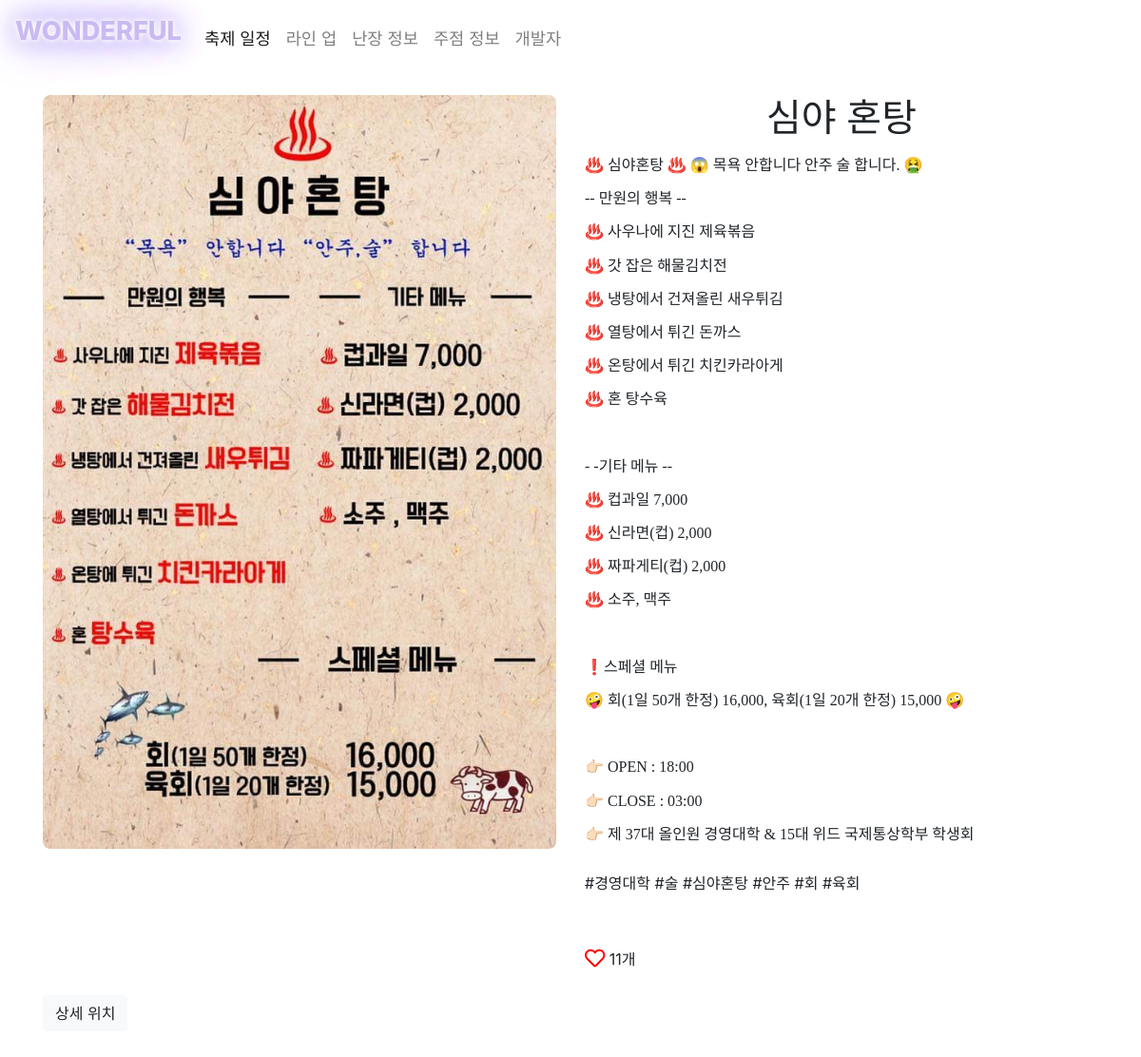
Page /jujum/2/ on the earlier database version.
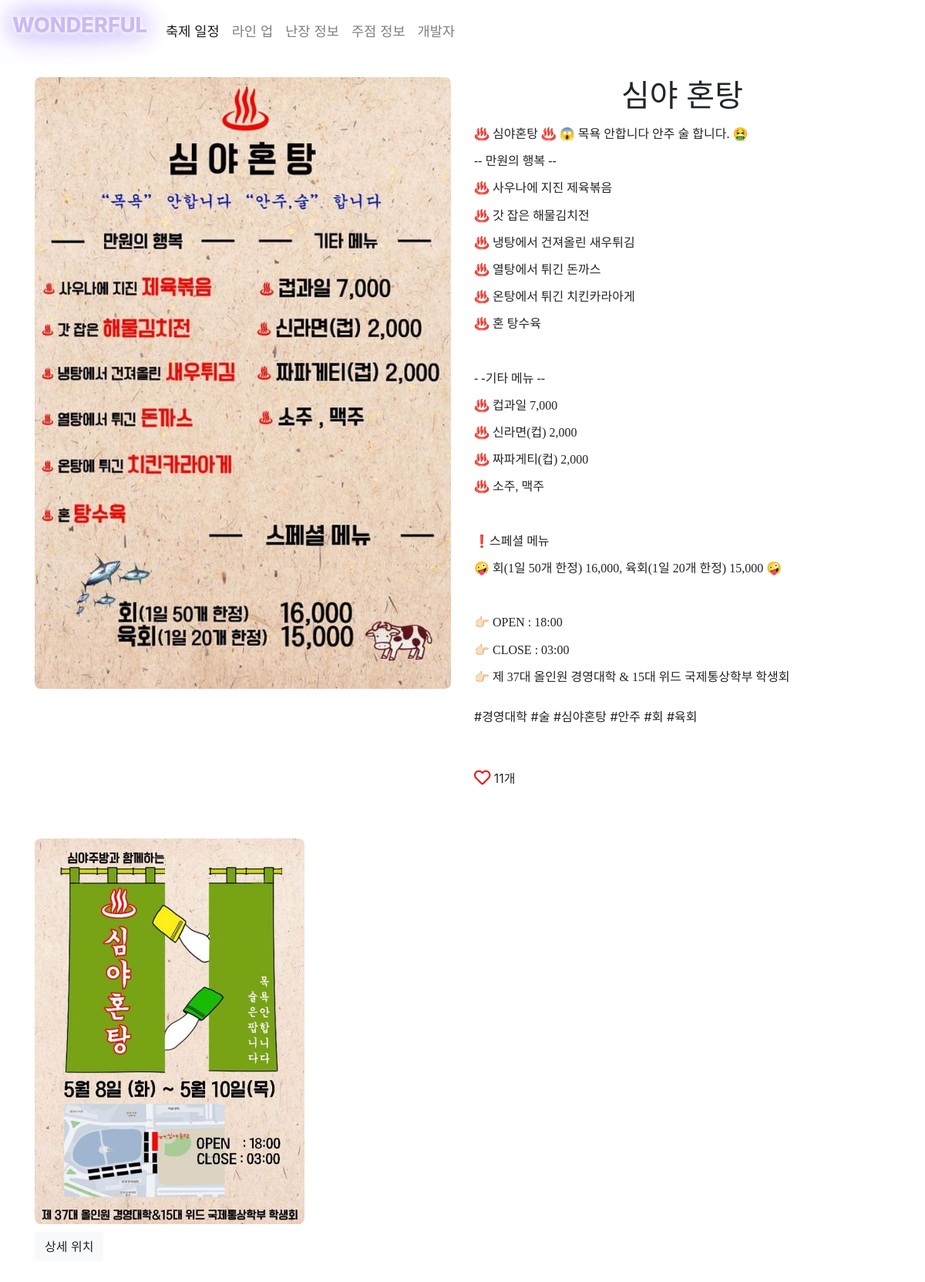
Same page on the later database version.
### jujum/models.py (models this page shows, shortened)
class Jujum(models.Model):
    title = models.CharField(max_length=20)
    content = models.TextField(blank=True, null=True)
    menu = models.ImageField(null=True, blank=True, upload_to='home/%Y/%m/%d')
    image1 = models.ImageField(null=True, blank=True, upload_to='home/%Y/%m/%d')
    image2 = models.ImageField(null=True, blank=True, upload_to='home/%Y/%m/%d')
    image3 = models.ImageField(null=True, blank=True, upload_to='home/%Y/%m/%d')
    tags = TaggableManager()
    like_count = models.IntegerField(default=0)
    lat = models.DecimalField(max_digits=9, decimal_places=6, null=True)
    lng = models.DecimalField(max_digits=9, decimal_places=6, null=True)

### jujum/views.py (the view)
# urls.py: path('<int:pk>/', views.JujumDetailView.as_view(), name='detail'),
class JujumDetailView(generic.DetailView):
    model = Jujum

### jujum/templates/jujum/jujum_detail.html (shortened to what this page needs)
{% extends 'home/detail_base.html' %}
{% block content %}
<div class="container">
    <div class="row">
        <div class="jujum_image col-md-6">
            {% if object.menu %}
                <img src="{{ object.menu.url }}" class="img-fluid" alt="Responsive image">
            {% else %}
                <img src="/static/image/main.jpg" class="img-fluid" alt="Responsive image">
            {% endif %}
        </div>
        <div class="jujum_content col-md-6">
            <h1> {{ object.title }} </h1>
            <p> {{ object.content | safe}} </p>
            <div class="tag_section">
                {% for tag in object.tags.all %}
                    <li class= "tag_display"> #{{ tag }} </li>
                {% endfor %}
            </div>
            <div class="like_section">
                <i class="like far fa-heart fa-lg"></i>
                <p style="display:inline-block;" id="count_like-{{ object.id }}">{{ object.like_count }}개</p>
            </div>
        </div>
    </div>
    <div class="row">
        {% if object.image1 %}
            <div class="jujum_image col-md-4">
                <img src="{{ object.image1.url }}" class="img-fluid" alt="Responsive image">
            </div>
        {% endif %}
    </div>
    <div class="col-md-12 detail_btn">
        <button class="map_detail btn btn-light" data-toggle="collapse" href="#detail_map" role="button" aria-expanded="false"
            aria-controls="detail_map">
            상세 위치
        </button>
    </div>
</div>
{% endblock %}

### home/templates/home/detail_base.html (shortened to what this page needs)
{% load staticfiles %}
<!DOCTYPE html>
<html>
<head>
    <link rel="stylesheet" href="https://use.fontawesome.com/releases/v5.0.10/css/all.css">
    <link rel="stylesheet" href="https://maxcdn.bootstrapcdn.com/bootstrap/4.0.0/css/bootstrap.min.css"
>
    <link rel="stylesheet" href="{% static 'css/base.css' %}">
</head>
<body>
   <nav class="navbar fixed-top navbar-expand-lg navbar-light" style="background-color: #fff">
        <a class="navbar-brand nav-logo" href="{% url "home:index" %}"><p>WONDERFUL</p></a>
        <div class="collapse navbar-collapse" id="navbarNav">
            <ul class="navbar-nav">
                <li class="nav-item active">
                    <a class="nav-link nav-text" href="{% url 'home:main' %}#n_calendar_info">축제 일정
                    </a>
                </li>
                <li class="nav-item">
                    <a class="nav-link nav-text" href="{% url 'home:main' %}#n_lineup_info">라인 업</a>
                </li>
                <li class="nav-item">
                    <a class="nav-link nav-text" href="{% url 'home:main' %}#n_nanjang_info">난장 정보</a>
                </li>
                <li class="nav-item">
                    <a class="nav-link nav-text" href="{% url 'home:main' %}#n_jujum_info">주점 정보</a>
                </li>
                <li class="nav-item">
                    <a class="nav-link nav-text" href="{% url 'home:main' %}#n_about_info">개발자</a>
                </li>
            </ul>
        </div>
    </nav>
    {% block content %} {% endblock %}
</body>
</html>

### home/static/css/base.css (style rules this page uses)
* { padding: 0; }
.navbar { margin-bottom: 20px; }
.nav-logo { font-size: 1.7em; -webkit-transform-origin: 50% 0; transform-origin: 50% 0; -webkit-animation: swinging 3.5s ease-in-out forwards infinite; animation: swinging 3.5s ease-in-out forwards infinite; }
.nav-logo > p { color: #cabaf2; font-weight: 800; text-shadow: 0 0 5px #fff, 0 0 10px #fff, 0 0 20px #cabaf2, 0 0 30px #cabaf2, 0 0 40px #cabaf2, 0 0 55px #cabaf2, 0 0 75px #cabaf2; }
.nav-text { font-size: 1.1em; }
.nanjang_image > img, .jujum_image > img { border-radius: 8px; }
.jujum_content > h1 { text-align: center; }
.jujum_content > p { line-height: 30px; font-family: 'dayright', 'Nanum Pen Script', cursive !important; }
.nanjang_image, .nanjang_content, .jujum_image, .jujum_content { margin-top: 50px; }
.map_detail { display: block; margin: 10px 0; }
.like { color: red; }
.tag_display { display:inline; }
.tag_section { height: 50px; margin: 30px 0; }
.detail_btn { margin: 10px 0; padding: 0; }

Differences in the rows shown:
changed Jujum "심야 혼탕": image1: picture added
